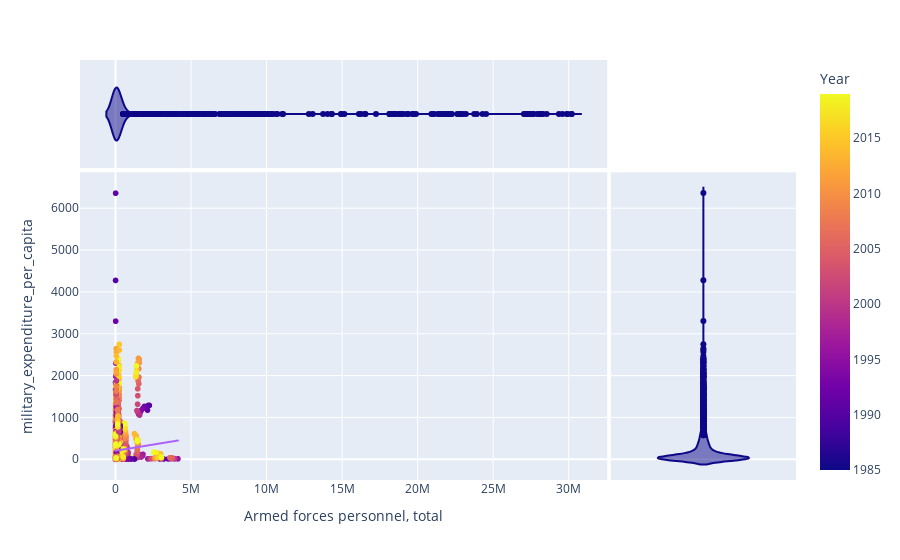

Notebook code for this chart:
### Markdown cell above
Documentación: https://plotly.com/python-api-reference/generated/plotly.express.scatter.html

### Code cell
fig_scatter_militar_df=px.scatter(df_all,x="Armed forces personnel, total",y="military_expenditure_per_capita",
    trendline="ols",color="Year",marginal_x="violin",marginal_y="violin")
fig_scatter_militar_df.show()

### Figure 1 — Plotly figure (JSON) as saved in the notebook; plotly's stock layout.template omitted (floating-point values rounded to 4 significant figures; data arrays with more than 128 entries replaced by an {"elided": "..."} marker saying what was removed)
{"data": [{"hovertemplate": "Armed forces personnel, total=%{x}<br>military_expenditure_per_capita=%{y}<br>Year=%{marker.color}<extra></extra>", "legendgroup": "", "marker": {"color": {"elided": "5659 int values"}, "coloraxis": "coloraxis", "symbol": "circle"}, "mode": "markers", "name": "", "showlegend": false, "type": "scattergl", "x": {"elided": "5659 int values"}, "xaxis": "x", "y": {"elided": "5659 float values"}, "yaxis": "y"}, {"alignmentgroup": "True", "hovertemplate": "Armed forces personnel, total=%{x}<extra></extra>", "legendgroup": "", "marker": {"color": "#0d0887", "symbol": "circle"}, "name": "", "offsetgroup": "", "scalegroup": "x", "showlegend": false, "type": "violin", "x": {"elided": "5659 int values"}, "xaxis": "x3", "yaxis": "y3"}, {"alignmentgroup": "True", "hovertemplate": "military_expenditure_per_capita=%{y}<extra></extra>", "legendgroup": "", "marker": {"color": "#0d0887", "symbol": "circle"}, "name": "", "offsetgroup": "", "scalegroup": "y", "showlegend": false, "type": "violin", "xaxis": "x2", "y": {"elided": "5659 float values"}, "yaxis": "y2"}, {"hovertemplate": "<b>OLS trendline</b><br>military_expenditure_per_capita = 5.93088e-05 * Armed forces personnel, total + 203.986<br>R<sup>2</sup>=0.003792<br><br>Armed forces personnel, total=%{x}<br>military_expenditure_per_capita=%{y} <b>(trend)</b><extra></extra>", "legendgroup": "", "marker": {"symbol": "circle"}, "mode": "lines", "name": "", "showlegend": false, "type": "scattergl", "x": {"elided": "4406 int values"}, "xaxis": "x", "y": {"elided": "4406 float values"}, "yaxis": "y"}], "layout": {"coloraxis": {"colorbar": {"title": {"text": "Year"}}, "colorscale": [[0, "#0d0887"], [0.1111, "#46039f"], [0.2222, "#7201a8"], [0.3333, "#9c179e"], [0.4444, "#bd3786"], [0.5556, "#d8576b"], [0.6667, "#ed7953"], [0.7778, "#fb9f3a"], [0.8889, "#fdca26"], [1, "#f0f921"]]}, "legend": {"tracegroupgap": 0}, "margin": {"t": 60}, "xaxis": {"anchor": "y", "domain": [0, 0.7363], "title": {"text": "Armed forces personnel, total"}}, "xaxis2": {"anchor": "y2", "domain": [0.7413, 1], "matches": "x2", "showgrid": false, "showline": false, "showticklabels": false, "ticks": ""}, "xaxis3": {"anchor": "y3", "domain": [0, 0.7363], "matches": "x", "showgrid": true, "showticklabels": false}, "xaxis4": {"anchor": "y4", "domain": [0.7413, 1], "matches": "x2", "showgrid": false, "showline": false, "showticklabels": false, "ticks": ""}, "yaxis": {"anchor": "x", "domain": [0, 0.7326], "title": {"text": "military_expenditure_per_capita"}}, "yaxis2": {"anchor": "x2", "domain": [0, 0.7326], "matches": "y", "showgrid": true, "showticklabels": false}, "yaxis3": {"anchor": "x3", "domain": [0.7426, 1], "matches": "y3", "showgrid": false, "showline": false, "showticklabels": false, "ticks": ""}, "yaxis4": {"anchor": "x4", "domain": [0.7426, 1], "matches": "y3", "showgrid": true, "showline": false, "showticklabels": false, "ticks": ""}}}
